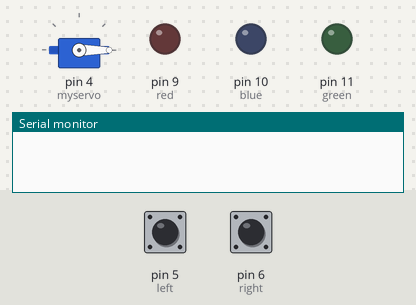
Recording of a sketch running on a simulated Arduino Uno, built with avr-gcc and run on an emulated ATmega328P. Shown: servo, output pins drawn as LEDs (lit = HIGH), the last lines printed to the serial monitor. The inputs (shaded band) are chosen by the test bench; at power-on: pin 6 (right) LOW, pin 5 (left) LOW.

Above: at 1.2 s.
1.3 s: pin 6 (right) pulled HIGH for 0.15 s
At 2.7 s:
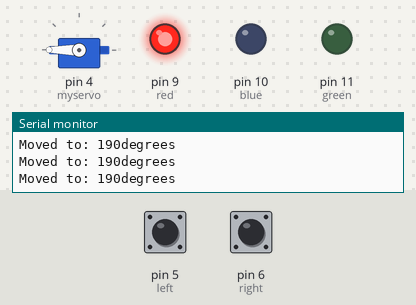
3.7 s: pin 5 (left) pulled HIGH for 0.15 s
At 6.2 s:
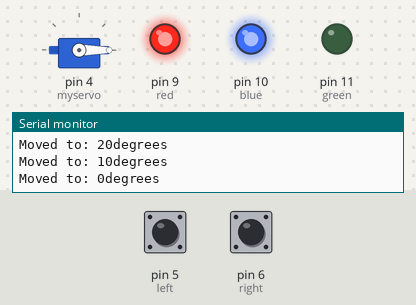
6.7 s: pin 6 (right) pulled HIGH for 1 s
At 8.5 s:
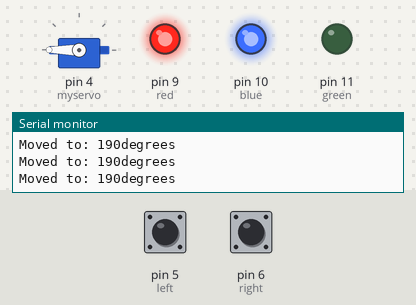
10.7 s: pin 5 (left) pulled HIGH for 1 s
At 10.99 s:
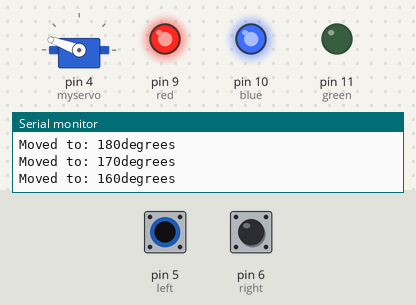
13.7 s: pin 6 (right) driven HIGH
At 15.1 s:
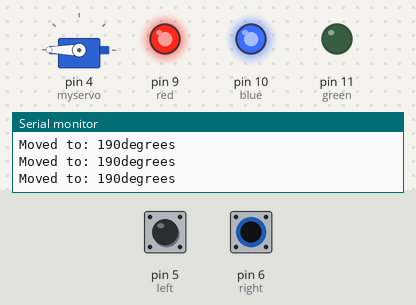
Timing chart, 0 to 16.7 s (numbered marks = the images above; inputs shaded):
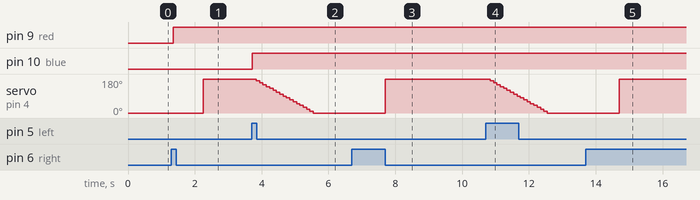

Measured:
- after the input at 1.3 s, pin 9 (red): LOW → HIGH after 0.05 s; servo on pin 4 (myservo): 0° → 180° after 0.95 s
- after the input at 3.7 s, pin 10 (blue): LOW → HIGH at once; servo on pin 4 (myservo): moves from 180° to 0° over 1.7 s, starting after 0.14 s
- after the input at 6.7 s, servo on pin 4 (myservo): 0° → 180° after 1.0 s
- after the input at 10.7 s, servo on pin 4 (myservo): moves from 180° to 0° over 1.7 s, starting after 0.14 s
- after the input at 13.7 s, servo on pin 4 (myservo): 0° → 180° after 1.0 s

The sketch:

Lab_10_level_3.ino
```cpp
#include <Servo.h>
Servo myservo;
int val;
int position=0;
int positionChange=10;
int red = 9 ;
int blue = 10;
int green = 11;
int button1Pin = 6;
int button2Pin = 5;

//button pins
#define left 5
#define right 6

void setup()
{
  Serial.begin(9600);
  //servo is on pin4
  myservo.attach(4);
  pinMode(red, OUTPUT);
  pinMode(blue, OUTPUT);
  pinMode(green, OUTPUT);
  pinMode(button1Pin, INPUT);
  pinMode(button2Pin, INPUT);
  pinMode(left, INPUT);
  pinMode(right, INPUT);
  myservo.write(position);
}

void loop()
{
  while(digitalRead(button1Pin) == LOW){

  if(position > 0 && position <= 200){
  position = position - positionChange;
    digitalWrite(blue, HIGH);
    if(position < 0){
      position = position-positionChange;
      delay(50);


    }
    else{
   myservo.write(position);
      Serial.print("Moved to: ");
      Serial.print(position);
      Serial.println("degrees");
    }
  }

  delay(100);
  } //end of while loop

  while(digitalRead(button2Pin) == LOW){

    if(position >=0 && position <=180){
      position = position + positionChange ;
      delay(50);
       digitalWrite(red, HIGH);
    }
      else{
        myservo.write(position);
        Serial.print("Moved to: ");
        Serial.print(position);
        Serial.println("degrees");
      }
  }
   if(position>=1 && position<=100){
      digitalWrite(red, HIGH);
    }
  if(position>=101 && position<=180){
      digitalWrite(blue, HIGH);
    }
}
```
